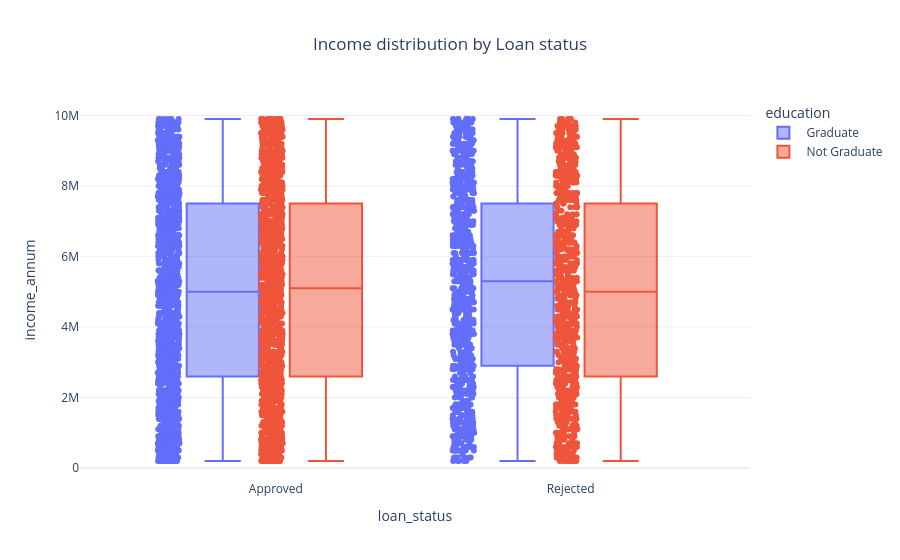

The cell this chart's notebook holds for it:
### Code cell
fig = px.box(df, x="loan_status", y="income_annum",color="education", points="all",title="Income distribution by Loan status")
fig.update_layout( title_x=0.5,template="plotly_white")
fig.show()

### Figure 1 — Plotly figure (JSON) as saved in the notebook; plotly's stock layout.template omitted (floating-point values rounded to 4 significant figures; data arrays with more than 128 entries replaced by an {"elided": "..."} marker saying what was removed)
{"data": [{"alignmentgroup": "True", "boxpoints": "all", "hovertemplate": "education= Graduate<br>loan_status=%{x}<br>income_annum=%{y}<extra></extra>", "legendgroup": " Graduate", "marker": {"color": "#636efa"}, "name": " Graduate", "notched": false, "offsetgroup": " Graduate", "orientation": "v", "showlegend": true, "type": "box", "x": {"elided": "2144 str values"}, "x0": " ", "xaxis": "x", "y": {"elided": "2144 int values"}, "y0": " ", "yaxis": "y"}, {"alignmentgroup": "True", "boxpoints": "all", "hovertemplate": "education= Not Graduate<br>loan_status=%{x}<br>income_annum=%{y}<extra></extra>", "legendgroup": " Not Graduate", "marker": {"color": "#EF553B"}, "name": " Not Graduate", "notched": false, "offsetgroup": " Not Graduate", "orientation": "v", "showlegend": true, "type": "box", "x": {"elided": "2125 str values"}, "x0": " ", "xaxis": "x", "y": {"elided": "2125 int values"}, "y0": " ", "yaxis": "y"}], "layout": {"boxmode": "group", "legend": {"title": {"text": "education"}, "tracegroupgap": 0}, "title": {"text": "Income distribution by Loan status", "x": 0.5}, "xaxis": {"anchor": "y", "domain": [0, 1], "title": {"text": "loan_status"}}, "yaxis": {"anchor": "x", "domain": [0, 1], "title": {"text": "income_annum"}}}}
